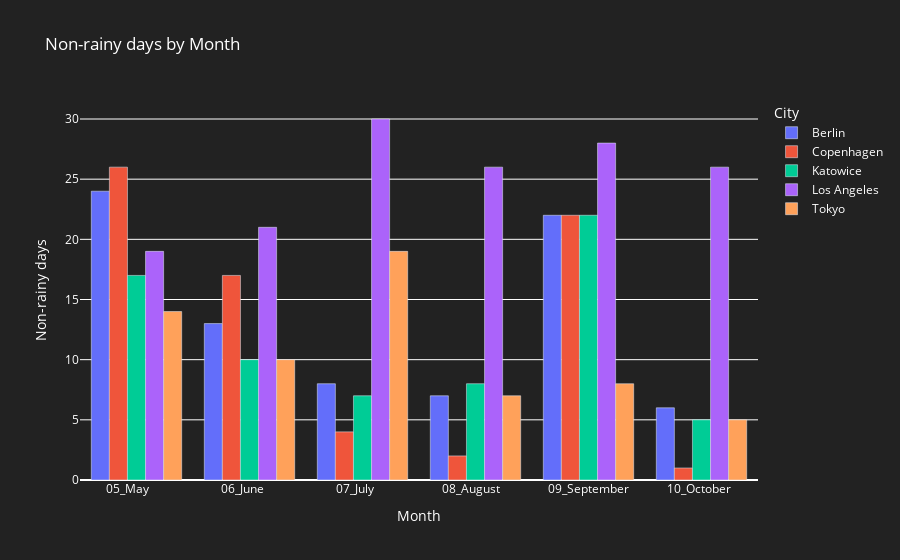

The code cell stored with this chart in its notebook:
### Code cell
fig2

### Figure 1 — Plotly figure (JSON) as saved in the notebook; plotly's stock layout.template omitted (floating-point values rounded to 4 significant figures)
{"data": [{"alignmentgroup": "True", "hovertemplate": "City=Berlin<br>Month=%{x}<br>Non-rainy days=%{y}<extra></extra>", "legendgroup": "Berlin", "marker": {"color": "#636efa", "pattern": {"shape": ""}}, "name": "Berlin", "offsetgroup": "Berlin", "orientation": "v", "showlegend": true, "textposition": "auto", "type": "bar", "x": ["05_May      ", "06_June     ", "07_July     ", "08_August   ", "09_September", "10_October  "], "xaxis": "x", "y": [24, 13, 8, 7, 22, 6], "yaxis": "y"}, {"alignmentgroup": "True", "hovertemplate": "City=Copenhagen<br>Month=%{x}<br>Non-rainy days=%{y}<extra></extra>", "legendgroup": "Copenhagen", "marker": {"color": "#EF553B", "pattern": {"shape": ""}}, "name": "Copenhagen", "offsetgroup": "Copenhagen", "orientation": "v", "showlegend": true, "textposition": "auto", "type": "bar", "x": ["05_May      ", "06_June     ", "07_July     ", "08_August   ", "09_September", "10_October  "], "xaxis": "x", "y": [26, 17, 4, 2, 22, 1], "yaxis": "y"}, {"alignmentgroup": "True", "hovertemplate": "City=Katowice<br>Month=%{x}<br>Non-rainy days=%{y}<extra></extra>", "legendgroup": "Katowice", "marker": {"color": "#00cc96", "pattern": {"shape": ""}}, "name": "Katowice", "offsetgroup": "Katowice", "orientation": "v", "showlegend": true, "textposition": "auto", "type": "bar", "x": ["05_May      ", "06_June     ", "07_July     ", "08_August   ", "09_September", "10_October  "], "xaxis": "x", "y": [17, 10, 7, 8, 22, 5], "yaxis": "y"}, {"alignmentgroup": "True", "hovertemplate": "City=Los Angeles<br>Month=%{x}<br>Non-rainy days=%{y}<extra></extra>", "legendgroup": "Los Angeles", "marker": {"color": "#ab63fa", "pattern": {"shape": ""}}, "name": "Los Angeles", "offsetgroup": "Los Angeles", "orientation": "v", "showlegend": true, "textposition": "auto", "type": "bar", "x": ["05_May      ", "06_June     ", "07_July     ", "08_August   ", "09_September", "10_October  "], "xaxis": "x", "y": [19, 21, 30, 26, 28, 26], "yaxis": "y"}, {"alignmentgroup": "True", "hovertemplate": "City=Tokyo<br>Month=%{x}<br>Non-rainy days=%{y}<extra></extra>", "legendgroup": "Tokyo", "marker": {"color": "#FFA15A", "pattern": {"shape": ""}}, "name": "Tokyo", "offsetgroup": "Tokyo", "orientation": "v", "showlegend": true, "textposition": "auto", "type": "bar", "x": ["05_May      ", "06_June     ", "07_July     ", "08_August   ", "09_September", "10_October  "], "xaxis": "x", "y": [14, 10, 19, 7, 8, 5], "yaxis": "y"}], "layout": {"autosize": true, "barmode": "group", "font": {"color": "white"}, "legend": {"title": {"text": "City"}, "tracegroupgap": 0}, "paper_bgcolor": "#222222", "plot_bgcolor": "#222222", "title": {"text": "Non-rainy days by Month"}, "xaxis": {"anchor": "y", "autorange": true, "domain": [0, 1], "range": [-0.5, 5.5], "title": {"text": "Month"}, "type": "category"}, "yaxis": {"anchor": "x", "autorange": true, "domain": [0, 1], "range": [0, 31.58], "title": {"text": "Non-rainy days"}, "type": "linear"}}}
